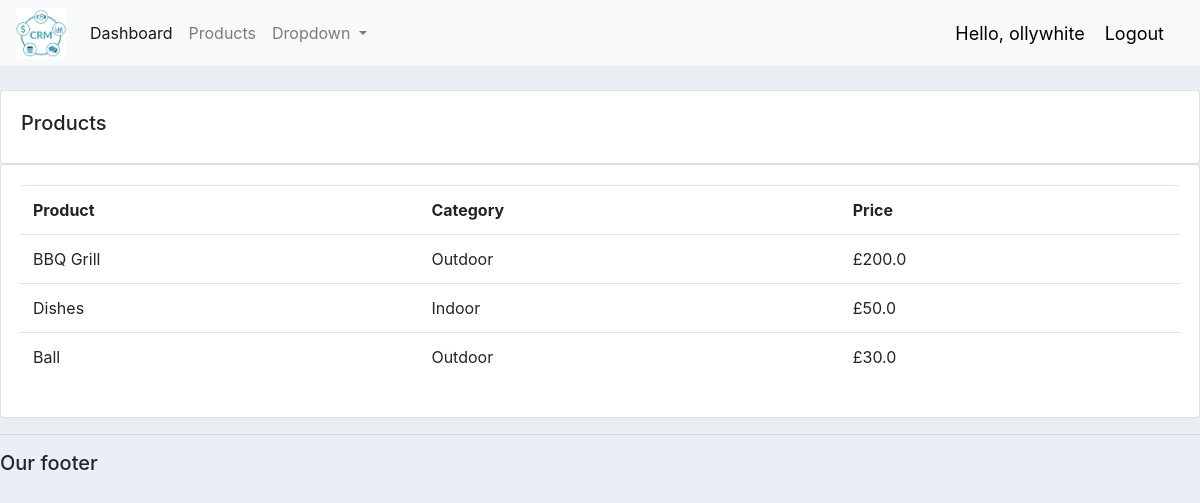
Screenshot of /products/ (signed in) with the database file from the repository.
### accounts/models.py (models this page shows, shortened)
class Product(models.Model):
	CATEGORY = (
			('Indoor','Indoor'),
			('Outdoor', 'Outdoor'),
		)
	name = models.CharField(max_length=200, null=True)
	price = models.FloatField(null=True)
	category = models.CharField(max_length=200, null=True, choices=CATEGORY)
	description = models.CharField(max_length=200, null=True, blank=True)
	date_created = models.DateTimeField(auto_now_add=True, null=True)
	tags = models.ManyToManyField(Tag)

### accounts/decorators.py (the view)
		def wrapper_func(request, *args, **kwargs):
			group = None
			if request.user.groups.exists():
				group = request.user.groups.all()[0].name
			if group in allowed_roles:
				return view_func(request, *args, **kwargs)
			else:
				return HttpResponse('You are not authorized to view this page')

### accounts/views.py (called while the page is built)
@login_required(login_url = 'login')
@allowed_users(allowed_roles=['admin'])
def products(request):
	products = Product.objects.all() #queries the databse for products
	return render(request, 'accounts/products.html', {'products':products}) #adds a dictioary that is referenced in the HTML

### accounts/templates/accounts/products.html
{% extends 'accounts/main.html' %}
{% block content %}
	<br>
	<div class="row">
		<div class="col-md">
			<div class="card card-body">
				<h5>Products</h5>
			</div>
			<div class="card card-body">
				<table class="table">
					<tr>
						<th>Product</th>
						<th>Category</th>
						<th>Price</th>
					</tr>
					{% for i in products %}
						<tr>
							<td>{{ i.name }}</td>
							<td>{{ i.category }}</td>
							<td>£{{ i.price }}</td>
						</tr>
					{% endfor %}
				</table>
			</div>
{% endblock %}

### accounts/templates/accounts/navbar.html (shortened to what this page needs)
{% load static %}
<nav class="navbar navbar-expand-lg navbar-light bg-light">
  <img src="{% static 'images/logo.png' %}" width="50", height="50" href="{url 'home'}">
  <div class="collapse navbar-collapse" id="navbarSupportedContent">
    <ul class="navbar-nav mr-auto">
      {% if request.user.is_staff %}
      <li class="nav-item active">
        <a class="nav-link" href="{% url 'home' %}">Dashboard <span class="sr-only">(current)</span></a>
      </li>
      <li class="nav-item">
        <a class="nav-link" href="{% url 'products' %}">Products</a>
      </li>
      <li class="nav-item dropdown">
        <a class="nav-link dropdown-toggle" href="#" id="navbarDropdown" role="button" data-toggle="dropdown" aria-haspopup="true" aria-expanded="false">
          Dropdown
        </a>
      </li>
      {% else %}
        <li class="nav-item">
          <a class="nav-link" href="{% url 'account' %}">Settings</a>
        </li>
      {% endif %}
    </ul>
  </div>
  <span class="hello-msg">Hello, {{request.user}}</span>
  <span><a class="hello-msg" href="{% url 'logout' %}">Logout</a></span>
</nav>

### static/css/main.css (style rules this page uses)
body { background-color: #ebeff5; }

### accounts/templates/accounts/navbar.html (style rules this page uses)
.hello-msg { font-size: 18px; color: #000000; margin-right: 20px; }

### rows the page displays
Product: name "BBQ Grill", category "Outdoor", price "200.0"
Product: name "Dishes", category "Indoor", price "50.0"
Product: name "Ball", category "Outdoor", price "30.0"

### other values shown
{{ request.user }} "ollywhite"
